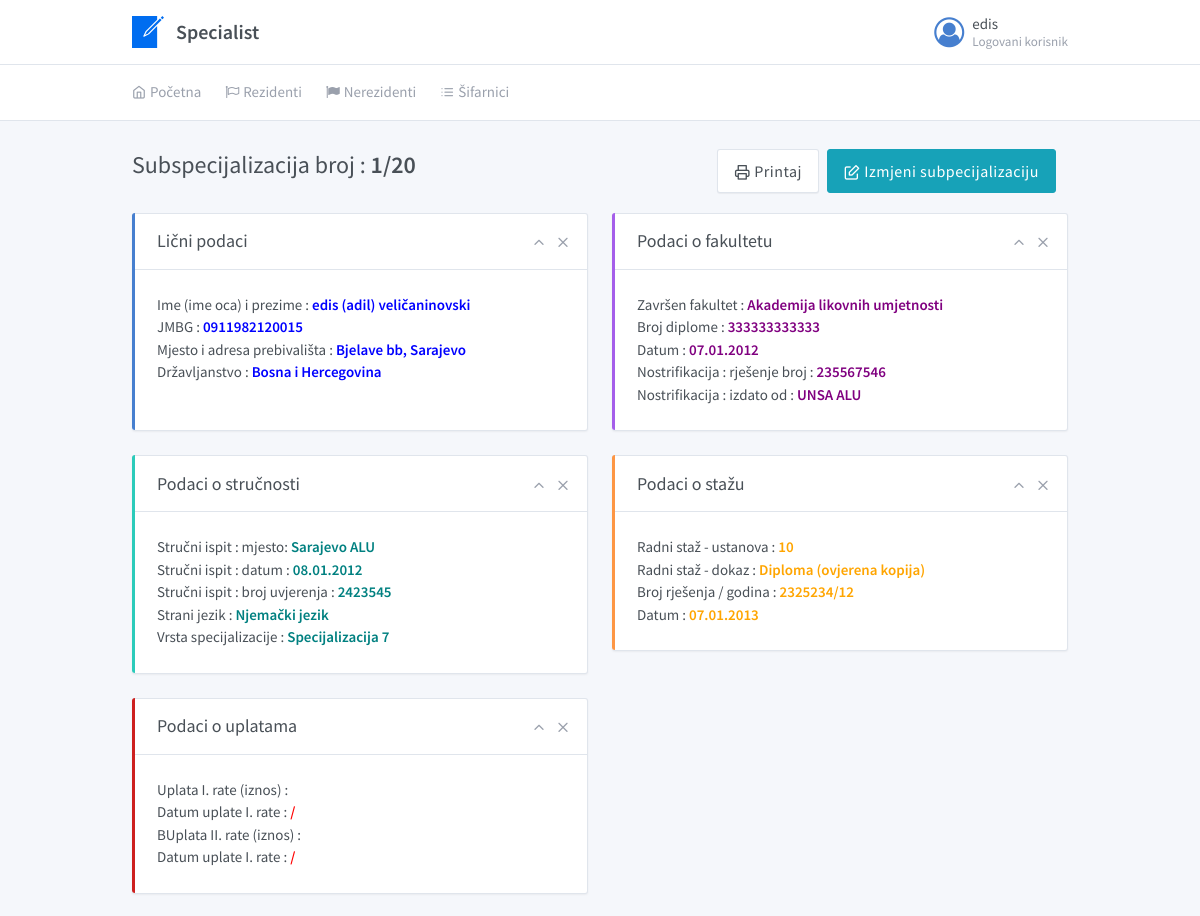
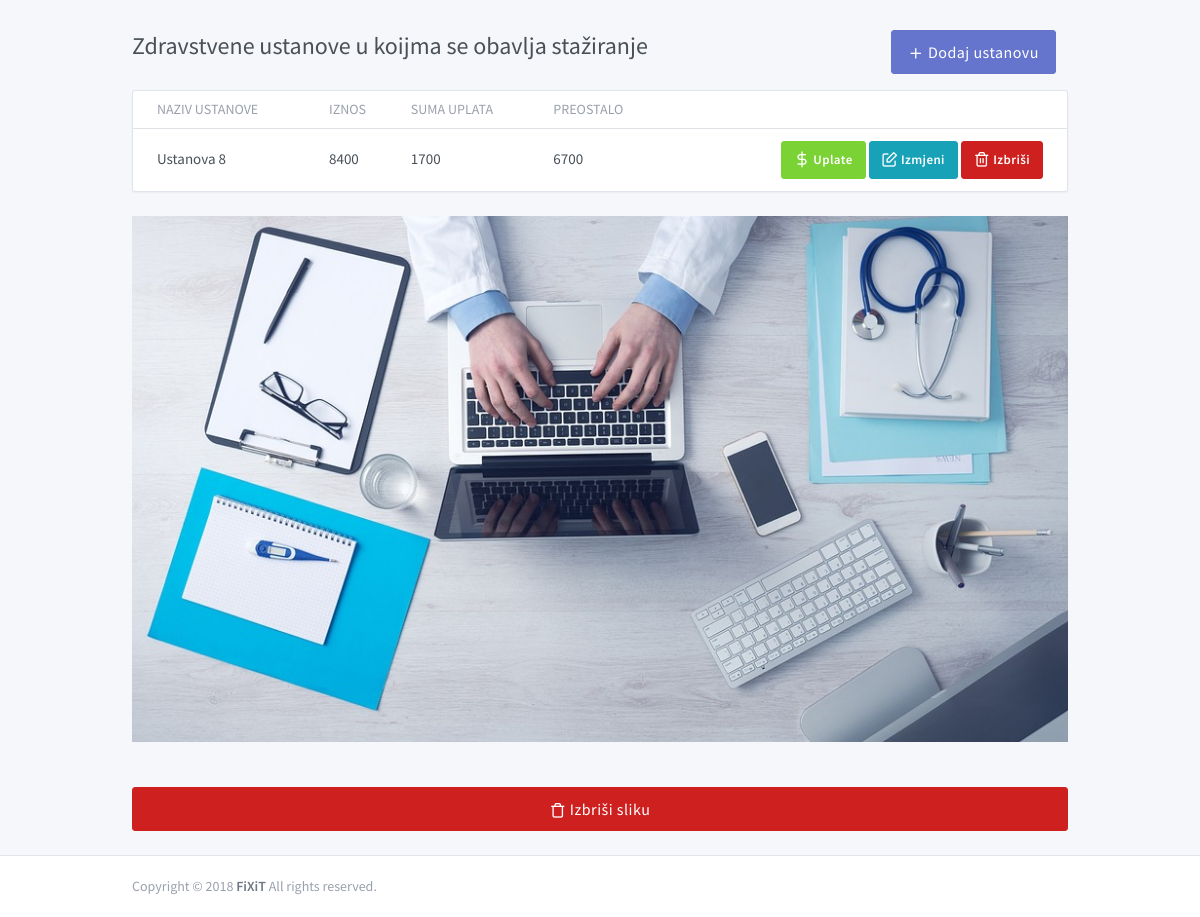
The app's page /view_rez_subspecijalizacija.php?id=8 (signed in) with its own data (2 pictures, top to bottom).
### tables this page shows
CREATE TABLE `rez_subspecijalizacije` (
  `subspec_id` int(11) NOT NULL,
  `spec_id` int(11) NOT NULL,
  `fak_id` int(11) NOT NULL,
  `u_id` int(11) NOT NULL,
  `l_id` int(11) NOT NULL,
  `d_id` int(11) NOT NULL,
  `vs_id` int(11) NOT NULL,
  `broj_evid_godina` varchar(50) DEFAULT NULL,
  `ime_prezime` varchar(50) DEFAULT NULL,
  `jmbg` varchar(13) DEFAULT NULL,
  `adresa` varchar(100) DEFAULT NULL,
  `fak_broj_diplome` varchar(40) DEFAULT NULL,
  `fak_datum` date DEFAULT NULL,
  `fak_nostro_rjesenje` varchar(50) DEFAULT NULL,
  `fak_nostro_izdato` varchar(50) DEFAULT NULL,
  `strucni_ispit_mjesto` varchar(50) DEFAULT NULL,
  `strucni_ispit_datum` date DEFAULT NULL,
  `strucni_ispit_broj` varchar(50) DEFAULT NULL,
  `radni_staz_dokaz` varchar(50) DEFAULT NULL,
  `broj_rjesenja_godina` varchar(50) DEFAULT NULL,
  `datum_poc_staza` date DEFAULT NULL,
  `uplata_prva_rata` varchar(25) DEFAULT NULL,
  `datum_prva_rata` date DEFAULT NULL,
  `uplata_druga_rata` varchar(25) DEFAULT NULL,
  `datum_druga_rata` date DEFAULT NULL,
  `broj_rjesenja_datum` varchar(50) DEFAULT NULL,
  `povrat_sredstava` varchar(50) DEFAULT NULL,
  `datum_pres_staza` date DEFAULT NULL,
  `image` varchar(255) DEFAULT NULL,
  `user_unio` varchar(100) DEFAULT NULL,
  `datum_unosa` timestamp NOT NULL DEFAULT CURRENT_TIMESTAMP ON UPDATE CURRENT_TIMESTAMP
);

CREATE TABLE `drzavljanstva` (
  `d_id` int(11) NOT NULL,
  `d_title` varchar(255) NOT NULL
);

CREATE TABLE `fakulteti` (
  `fak_id` int(11) NOT NULL,
  `fak_title` varchar(255) NOT NULL,
  `fak_city` varchar(30) NOT NULL
);

CREATE TABLE `strani_jezici` (
  `l_id` int(11) NOT NULL,
  `l_title` varchar(255) NOT NULL
);

CREATE TABLE `vrste_specijalizacija` (
  `vs_id` int(11) NOT NULL,
  `vs_title` varchar(255) NOT NULL
);

CREATE TABLE `ustanove_staz` (
  `us_id` int(11) NOT NULL,
  `spec_id` int(11) NOT NULL,
  `u_id` int(11) NOT NULL,
  `iznos` varchar(50) DEFAULT NULL,
  `oznaka` varchar(10) DEFAULT NULL,
  `user_unio` varchar(100) DEFAULT NULL,
  `datum_unosa` timestamp NOT NULL DEFAULT CURRENT_TIMESTAMP ON UPDATE CURRENT_TIMESTAMP
);

CREATE TABLE `ustanove` (
  `u_id` int(11) NOT NULL,
  `u_title` varchar(255) NOT NULL,
  `u_city` varchar(30) NOT NULL
);

### public/view_rez_subspecijalizacija.php (the view, shortened to what the rows shown need)
<?php require_once("../resources/config.php"); ?>
<?php include(TEMPLATE_FRONT . DS . "header.php"); ?>
    <div class="page">
        <div class="page-main">
                <?php if(isset($_GET['id']))
                    {
                        $subspec_id = $_GET['id'];
                        $query = query("SELECT * FROM rez_subspecijalizacije WHERE subspec_id = " . escape_string($_GET['id']) . " ");
                        while($row = fetch_array($query))
                        {
                            $drzava           = escape_string($row['d_id']);
                            $fak              = escape_string($row['fak_id']);
                            $ust              = escape_string($row['u_id']);
                            $spec             = escape_string($row['vs_id']);
                            $jez              = escape_string($row['l_id']);
                            $broj_evid        = escape_string($row['broj_evid_godina']);
                            $ime              = escape_string($row['ime_prezime']);
                            $jmbg             = escape_string($row['jmbg']);
                            $adresa           = escape_string($row['adresa']);
                            $broj_diplome     = escape_string($row['fak_broj_diplome']);
                            $fak_datum        = escape_string($row['fak_datum']);
                            $fak_rjesenje     = escape_string($row['fak_nostro_rjesenje']);
                            $fak_izdato       = escape_string($row['fak_nostro_izdato']);
                            $str_mjesto       = escape_string($row['strucni_ispit_mjesto']);
                            $str_datum        = escape_string($row['strucni_ispit_datum']);
                            $str_broj         = escape_string($row['strucni_ispit_broj']);
                            $dokaz            = escape_string($row['radni_staz_dokaz']);
                            $broj_rjesenja    = escape_string($row['broj_rjesenja_godina']);
                            $datum_poc_staza  = escape_string($row['datum_poc_staza']);
                            $image            = escape_string($row['image']);
                        }
                        $query2 = query("SELECT * FROM drzavljanstva WHERE d_id = ". $drzava ." ");
                        while($row2 = fetch_array($query2))
                        {
                            $d_title    = escape_string($row2['d_title']);
                        }
                        $query4 = query("SELECT * FROM fakulteti WHERE fak_id = ". $fak ." ");
                        while($row4 = fetch_array($query4))
                        {
                            $fak_title    = escape_string($row4['fak_title']);
                        }
                        $query5 = query("SELECT * FROM strani_jezici WHERE l_id = ". $jez ." ");
                        while($row5 = fetch_array($query5))
                        {
                            $l_title    = escape_string($row5['l_title']);
                        }
                        $query6 = query("SELECT * FROM vrste_specijalizacija WHERE vs_id = ". $spec ." ");
                        while($row6 = fetch_array($query6))
                        {
                            $vs_title    = escape_string($row6['vs_title']);
                        }
                    }
                ?>
                <div class="my-3 my-md-5">
                    <div class="container">
                        <div class="page-header">
                          <h1 class="page-title">
                            <?php echo 'Subspecijalizacija broj : <b>' . $broj_evid . '</b>'; ?>
                          </h1>
                        </div>
                        <div class="row mt-3">
                            <div class="col-md-6 col-xl-4">
                                <div class="card animated slideInUp">
                                    <div class="card-body">
                                        <?php echo 'Ime (ime oca) i prezime : <b><span style="color:blue;">' . $ime . '</span></b></br>';  ?>
                                        <?php echo 'JMBG : <b><span style="color:blue;">' . $jmbg . '</span></b></br>'; ?>
                                        <?php echo 'Mjesto i adresa prebivališta : <b><span style="color:blue;">' . $adresa . '</span></b></br>'; ?>
                                        <?php echo 'Državljanstvo : <b><span style="color:blue;">' . $d_title . '</span></b></br></br>'; ?>
                                    </div>
                                </div>
                            </div>
                            <div class="col-md-6 col-xl-4">
                                <div class="card animated slideInUp">
                                    <div class="card-body">
                                        <?php echo 'Završen fakultet : <b><span style="color:purple;">' . $fak_title . '</span></b></br>';  ?>
                                        <?php echo 'Broj diplome : <b><span style="color:purple;">' . $broj_diplome . '</span></b></br>'; ?>
                                        <?php
                                            if ($fak_datum == '1970-01-01'){
                                            echo 'Datum  : <b><span style="color:purple;"> / ' . '</span></b></br>';
                                            } else {
                                            echo 'Datum  : <b><span style="color:purple;">' . date("d.m.Y", strtotime($fak_datum)) . '</span></b></br>' ;
                                            }
                                        ?>
                                        <?php echo 'Nostrifikacija : rješenje broj : <b><span style="color:purple;">' . $fak_rjesenje . '</span></b></br>'; ?>
                                        <?php echo 'Nostrifikacija : izdato od : <b><span style="color:purple;">' . $fak_izdato . '</span></b>'; ?>
                                    </div>
                                </div>
                            </div>
                            <div class="col-md-6 col-xl-4">
                                <div class="card animated slideInUp">
                                    <div class="card-body">
                                        <?php echo 'Stručni ispit : mjesto: <b><span style="color:teal;">' . $str_mjesto . '</span></b></br>';  ?>
                                        <?php
                                            if ($str_datum == '1970-01-01'){
                                            echo 'Stručni ispit : datum  : <b><span style="color:teal;"> / ' . '</span></b></br>';
                                            } else {
                                            echo 'Stručni ispit : datum  : <b><span style="color:teal;">' . date("d.m.Y", strtotime($str_datum)) . '</span></b></br>' ;
                                            }
                                        ?>
                                        <?php echo 'Stručni ispit : broj uvjerenja : <b><span style="color:teal;">' . $str_broj . '</span></b></br>'; ?>
                                        <?php echo 'Strani jezik : <b><span style="color:teal;">' . $l_title . '</span></b></br>'; ?>
                                        <?php echo 'Vrsta specijalizacije : <b><span style="color:teal;">' . $vs_title . '</span></b>'; ?>
                                    </div>
                                </div>
                            </div>
                            <div class="col-md-6 col-xl-4">
                                <div class="card animated slideInUp">
                                    <div class="card-body">
                                        <?php echo 'Radni staž - ustanova : <b><span style="color:orange;">' . $ust . '</span></b></br>';  ?>
                                        <?php echo 'Radni staž - dokaz : <b><span style="color:orange;">' . $dokaz . '</span></b></br>'; ?>
                                        <?php echo 'Broj rješenja / godina : <b><span style="color:orange;">' . $broj_rjesenja . '</span></b></br>'; ?>
                                        <?php
                                            if ($datum_poc_staza == '1970-01-01'){
                                            echo 'Datum : <b><span style="color:orange;"> / ' . '</span></b></br>';
                                            } else {
                                            echo 'Datum : <b><span style="color:orange;">' . date("d.m.Y", strtotime($datum_poc_staza)) . '</span></b></br>' ;
                                            }
                                        ?>
                                    </div>
                                </div>
                            </div>
                        </div>
                    </div>
                </div>
                <div class="my-3 my-md-5">
                    <div class="container">
                        <div class="page-header">
                          <h1 class="page-title">
                            Zdravstvene ustanove u koijma se obavlja stažiranje
                          </h1>
                        </div>
                        <div class="row row-cards row-deck">
                            <div class="col-12">
                                <div class="card">
                                    <div class="table-responsive">
                                        <table class="table card-table table-vcenter text-nowrap">
                                            <thead>
                                                <tr>
                                                  <th>Naziv ustanove</th>
                                                  <th>Iznos</th>
                                                  <th>Suma uplata</th>
                                                  <th>Preostalo</th>
                                                  <th></th>
                                                </tr>
                                            </thead>
                                            <tbody>
                                                <?php lista_ustanova_staziranja_sub($subspec_id, 'RSS');?>
                                            </tbody>
                                        </table>
                                    </div>
                                </div>
                            </div>
                        </div>
                        <?php if(!empty($image))
                        {
                            echo '
                            <div class="row row-cards row-deck">
                                <div class="col-12">
                                    <img src="../resources/uploads/' .$image. '" />
                                    </br>
                                    </br>
                                    <a class="btn btn-lg btn-red"
                                    href="../resources/templates/back/delete_rez_subspec_image.php?id='.htmlentities($subspec_id).'">
                                    <i class="fe fe-trash"></i> Izbriši sliku
                                    </a>
                                </div>
                            </div>';
                        }
                        ?>
                    </div>
                </div>
        </div>
 <?php include(TEMPLATE_FRONT . DS . "footer.php"); ?>

### resources/functions.php (shortened to what the rows shown need)
<?php
	function escape_string($string)
	{
        global $connection;
		return mysqli_real_escape_string($connection, $string);
	}
	function query($sql)
	{
        global $connection;
		return mysqli_query($connection, $sql);
	}
	function fetch_array($result)
	{
		return mysqli_fetch_array($result);
	}
	function lista_ustanova_staziranja_sub($specid, $oznaka)
	{
		$firstquery  = "SELECT us.us_id as id, u.u_title as title, us.iznos as iznos, ";
		$firstquery .= "sum(up.iznos_uplate) as suma_uplata, us.iznos - sum(up.iznos_uplate) as preostalo ";
		$firstquery .= "FROM ustanove_staz us, ustanove u, ustanove_uplate up ";
		$firstquery .= "WHERE us.u_id = u.u_id  AND us.us_id = up.us_id ";
		$firstquery .= "AND us.spec_id = '{$specid}' ";
		$firstquery .= "AND us.oznaka = '{$oznaka}' ";
		$firstquery .= "GROUP BY us.us_id, u.u_title, us.iznos ";
        $query = query($firstquery);
		while($row = fetch_array($query))
		{
            $us_id      = escape_string($row['id']);
            $us_title   = escape_string($row['title']);
            $iznos      = escape_string($row['iznos']);
            $suma       = escape_string($row['suma_uplata']);
            $preostalo  = escape_string($row['preostalo']);
			echo '
					<tr>
						<td>'. $us_title .'</td>
						<td>'. $iznos .'</td>
						<td>'. $suma .'</td>
						<td>'. $preostalo .'</td>
						<td class="text-right">
                            <a class="btn btn-lime" href="ustanove_uplate_sub.php?id='. $us_id .'">
						    <i class="fe fe-dollar-sign"></i> Uplate
                            </a>
                            <a class="btn btn-cyan" href="edit_ustanova_staziranja_sub.php?id='. $us_id .'">
						    <i class="fe fe-edit"></i> Izmjeni
                            </a>
                            <a class="btn btn-danger" onClick="deleteme('.$us_id.')" style="color:#fff;">
						    <i class="fe fe-trash-2"></i> Izbriši
                            </a>
						</td>
					</tr>
                    <script language="javascript">
                        function deleteme(delid)
                        {
                            if(confirm("Jeste li sigurni?"))
                            {
                                window.location.href="../resources/templates/back/delete_ustanova_staza_sub.php?id=" + delid;
                                return true;
                            }
                        }
                    </script>
                    ';
		}
	}
?>

### records on screen
rez_subspecijalizacije: broj_evid_godina "1/20", ime_prezime "edis (adil) veličaninovski", jmbg "0911982120015", adresa "Bjelave bb, Sarajevo", fak_broj_diplome "333333333333", fak_datum "07.01.2012", fak_nostro_rjesenje "235567546", fak_nostro_izdato "UNSA ALU", strucni_ispit_mjesto "Sarajevo ALU", strucni_ispit_datum "08.01.2012", strucni_ispit_broj "2423545", u "10", radni_staz_dokaz "Diploma (ovjerena kopija)", broj_rjesenja_godina "2325234/12", datum_poc_staza "07.01.2013", image (picture)
drzavljanstva: d_title "Bosna i Hercegovina"
fakulteti: fak_title "Akademija likovnih umjetnosti"
strani_jezici: l_title "Njemački jezik"
vrste_specijalizacija: vs_title "Specijalizacija 7"
ustanove_staz: u.u_title "Ustanova 8", iznos "8400", suma "1700", preostalo "6700"

### other values on screen
$_SESSION['username'] "edis"
